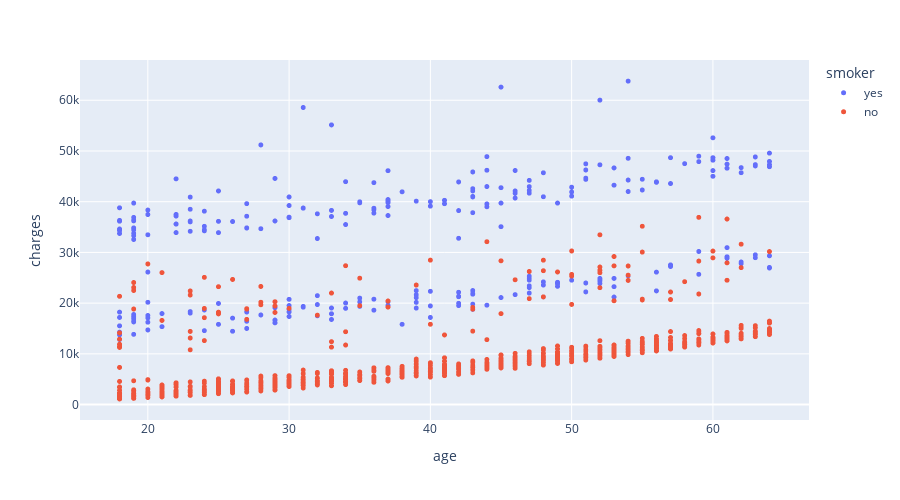

This figure's notebook cell:
### Code cell
fig = px.scatter(df,x = 'age', y = 'charges',color = 'smoker',hover_data = ['sex'],height = 500)
fig.update_traces(marker_size = 5)
fig.show()

### Figure 1 — Plotly figure (JSON) as saved in the notebook; plotly's stock layout.template omitted (floating-point values rounded to 4 significant figures; data arrays with more than 128 entries replaced by an {"elided": "..."} marker saying what was removed)
{"data": [{"customdata": {"elided": "274x1 str values"}, "hovertemplate": "smoker=yes<br>age=%{x}<br>charges=%{y}<br>sex=%{customdata[0]}<extra></extra>", "legendgroup": "yes", "marker": {"color": "#636efa", "size": 5, "symbol": "circle"}, "mode": "markers", "name": "yes", "showlegend": true, "type": "scattergl", "x": {"elided": "274 int values"}, "xaxis": "x", "y": {"elided": "274 float values"}, "yaxis": "y"}, {"customdata": {"elided": "1064x1 str values"}, "hovertemplate": "smoker=no<br>age=%{x}<br>charges=%{y}<br>sex=%{customdata[0]}<extra></extra>", "legendgroup": "no", "marker": {"color": "#EF553B", "size": 5, "symbol": "circle"}, "mode": "markers", "name": "no", "showlegend": true, "type": "scattergl", "x": {"elided": "1064 int values"}, "xaxis": "x", "y": {"elided": "1064 float values"}, "yaxis": "y"}], "layout": {"height": 500, "legend": {"title": {"text": "smoker"}, "tracegroupgap": 0}, "margin": {"t": 60}, "xaxis": {"anchor": "y", "domain": [0, 1], "title": {"text": "age"}}, "yaxis": {"anchor": "x", "domain": [0, 1], "title": {"text": "charges"}}}}
